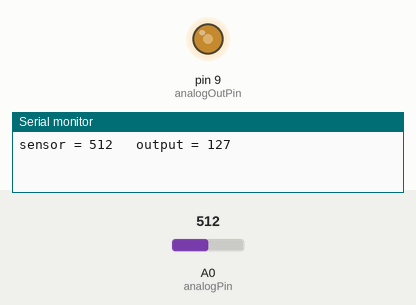
Bench run of a sketch on a simulated Arduino Uno, built with avr-gcc and run on an emulated ATmega328P. On the bench: output pins drawn as LEDs (lit = HIGH), the last lines printed to the serial monitor. The inputs (shaded band) are chosen by the test bench; at power-on: A0 (analogPin) = 512.

Above: at 1.2 s.
1.3 s: A0 (analogPin) set to 716
At 1.6 s:
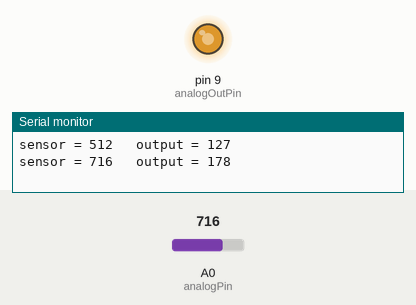
2.8 s: A0 (analogPin) set to 900
At 4.0 s:
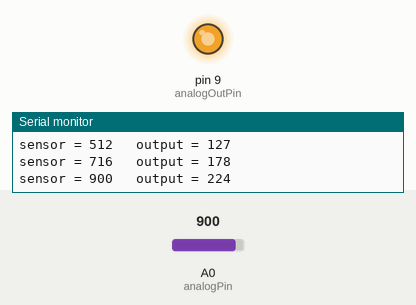
4.3 s: A0 (analogPin) set to 122
At 5.2 s:
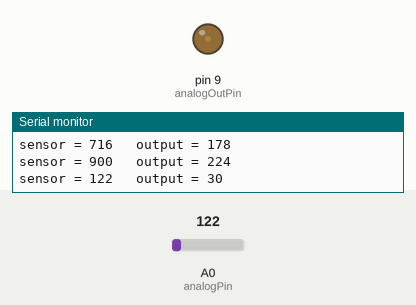
5.8 s: A0 (analogPin) set to 0
At 6.2 s:
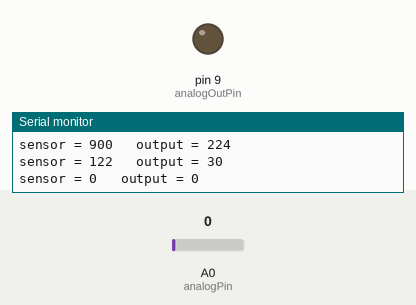
7.3 s: A0 (analogPin) set to 511
At 7.6 s:
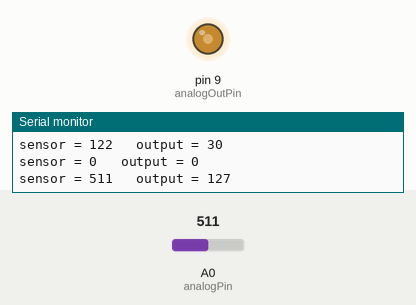
Timing chart, 0 to 9.8 s (numbered marks = the images above; inputs shaded):
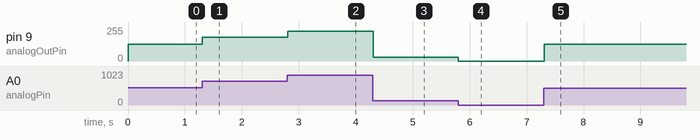

The sketch:

lab_5_motor_control_dc_motor1.ino
```cpp
const int analogPin = A0;
const int analogOutPin = 9;

int prevOut;

void setup()
{
  pinMode(9, OUTPUT);

  Serial.begin(9600);
}

void loop()
{
  int sensorValue = analogRead(analogPin);
  int outputValue = map(sensorValue, 0, 1023, 0, 255);

  analogWrite(analogOutPin, outputValue);

  if(prevOut != outputValue)
  {
    Serial.print("sensor = ");
    Serial.print(sensorValue);
    Serial.print("\t output = ");
    Serial.println(outputValue);

    prevOut = outputValue;
   }

  delay(10);
}
```

Measured:
- after the input at 1.3 s, pin 9 (analogOutPin): 127/255 → 178/255 at once
- after the input at 2.8 s, pin 9 (analogOutPin): 178/255 → 224/255 at once
- after the input at 4.3 s, pin 9 (analogOutPin): 224/255 → 30/255 at once
- after the input at 5.8 s, pin 9 (analogOutPin): 30/255 → 0/255 at once
- after the input at 7.3 s, pin 9 (analogOutPin): 0/255 → 127/255 at once
